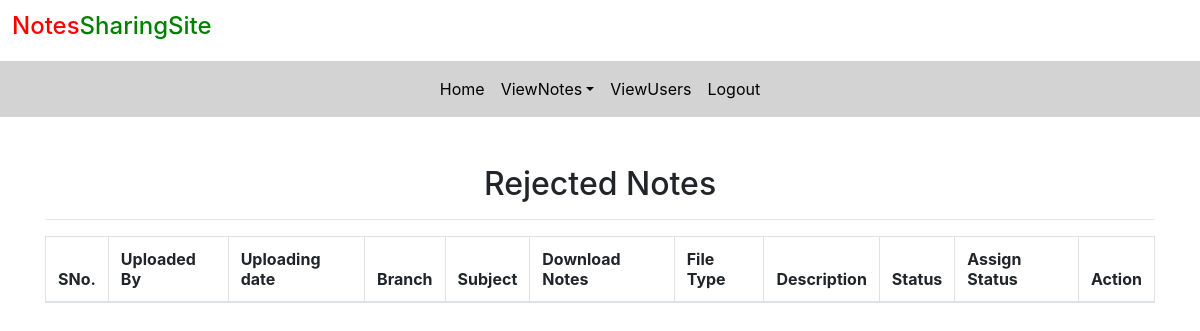
Before: /rejected_notes (signed in) with the older database file.
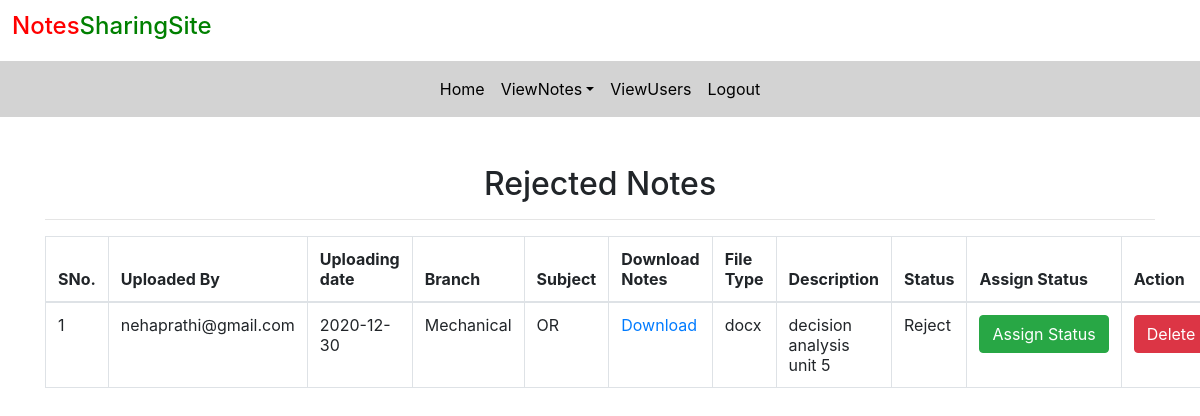
After: the same page with the newer database file.
### notes/models.py (models this page shows, shortened)
class Notes(models.Model):
	user=models.ForeignKey(User,on_delete=models.CASCADE)
	uploadingdate=models.CharField(max_length=30)
	branch=models.CharField(max_length=30)
	subject=models.CharField(max_length=30)
	notesfile=models.FileField(null=True)
	filetype=models.CharField(max_length=30)
	description=models.CharField(max_length=200,null=True)
	status=models.CharField(max_length=15)

### notes/views.py (the view)
# urls.py: path('rejected_notes',rejected_notes,name='rejected_notes'),
def rejected_notes(request):
	if not request.user.is_authenticated:
		return redirect('login_admin')
	notes = Notes.objects.filter(status="Reject")
	d={'notes':notes}
	return render(request,'rejected_notes.html',d)

### notes/templates/rejected_notes.html (shortened to what this page needs)
{% extends 'admin_nav.html' %}
{% load static %}
{% block body %}
<link rel ="stylesheet" href="https://cdnjs.cloudflare.com/ajax/libs/twitter-bootstrap/4.5.2/css/bootstrap.css">
<link rel ="stylesheet" href="https://cdn.datatables.net/1.10.22/css/dataTables.bootstrap4.min.css">
<div class="container mt-5">
	<h2 class="text-center">Rejected Notes</h2>
			<HR>
			<table class="table table-bordered" id="example">
				<thead>
					<tr>
						<th>SNo.</th>
						<th>Uploaded By</th>
						<th>Uploading date</th>
						<th>Branch</th>
						<th>Subject</th>
						<th>Download Notes</th>
						<th>File Type</th>
						<th>Description</th>
						<th>Status</th>
						<th>Assign Status</th>
						<th>Action</th>
					</tr>
				</thead>
					{% for i in notes %}
					<tbody>
					<tr>
						<td>{{forloop.counter}}</td>
						<td>{{i.user.username}}</td>
						<td>{{i.uploadingdate}}</td>
						<td>{{i.branch}}</td>
						<td>{{i.subject}}</td>
						<td><a href="{{i.notesfile.url}}" download>Download</a></td>
						<td>{{i.filetype}}</td>
						<td>{{i.description}}</td>
						<td>{{i.status}}</td>
						<td><a href="{% url 'assign_status' i.id %}" class="btn btn-success" >Assign&nbsp;Status</a></td>
						<td><a href="{% url 'delete_notes' i.id %}" class="btn btn-danger" onclick="return confirm('Do You want to delete?')">Delete</a></td>
					</tr>
					{% endfor %}
				</tbody>
			</table>
</div>
{% endblock %}

Changed rows visible on the page:
added Notes: user.username "nehaprathi@gmail.com", uploadingdate "2020-12-30", branch "Mechanical", subject "OR", filetype "docx", description "decision analysis unit 5", status "Reject"
